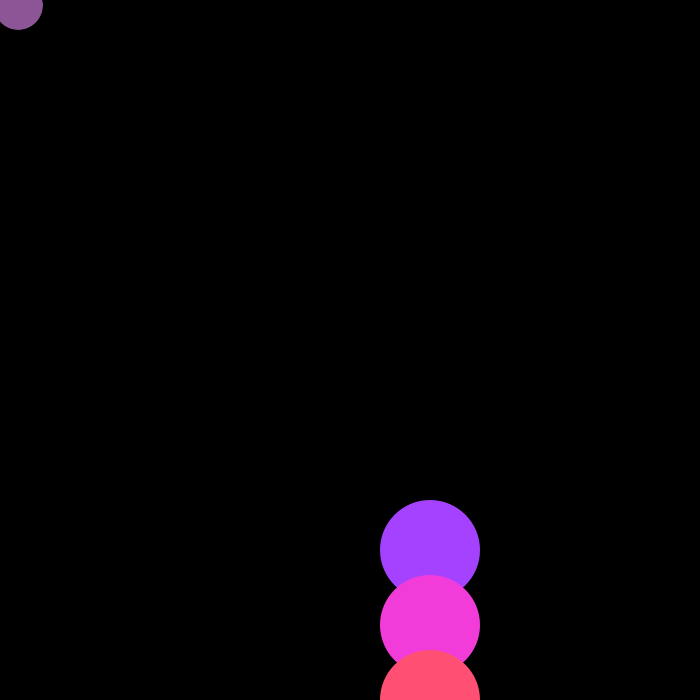
Frame 1 (no input)
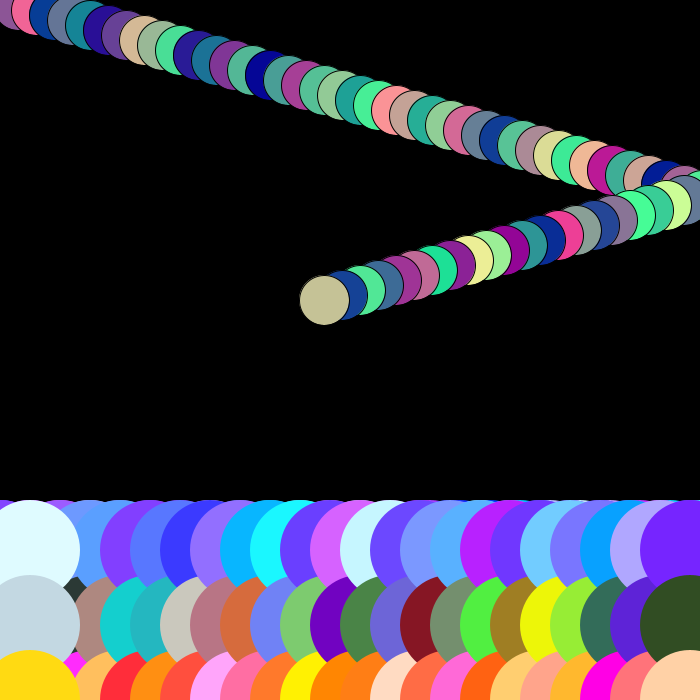
Frame 60 (the mouse pressed at the canvas centre just before this capture)
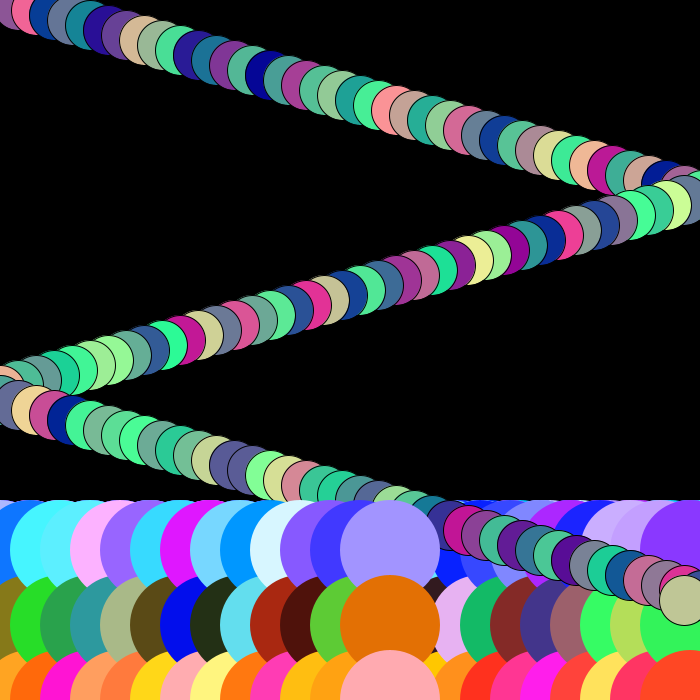
Frame 120 (the mouse held since frame 60 and released just before this capture)

The Processing sketch that drew these frames (run headless with seeded random() and noise(); from frame 60 on, the mouse is pressed at the canvas centre):

// Processing sketch: SS6_FINALsketch_allforONE
// ── SS6_FINALsketch_allforONE.pde
/*
Bryan Pierre Louis
MTEC2280
Combination Final Sketch
*/

// Decalre Assigned Values

float x;
float i = 0;
float j = 0;
float iSpeed = 18;
float jSpeed = 5;
int wheel = 0;
float wheel2 = 0.0;
int carMovement = 0;
void setup()
{
  size(700, 700);
  background(0);
  x = 400;
}

void draw()
{
  
  //Ground
 noStroke();
 x = x+30;
 if(x > width)
 {
  x = 0; 
 }
 // Ground Color//
 fill(random(255), random(255), 255);
 ellipse(x, 550,100, 100);
  fill(random(255), random(255),random( 255));
 ellipse(x, 625, 100, 100);
  fill((255), random(255),random (255));
 ellipse(x, 700, 100, 100);
 // Ground Color//
 
 // Bouncing Ball//
 noFill();
 stroke(1);
 fill(255);
 //Speed of ball
 
 /////ACross the screen
 fill(random(255),random( 255), 150);
 i = i + iSpeed;
 if(i > width || i < 0)
 {
  iSpeed = iSpeed * -1; 
 }
 
 /////Up an Down screen
 
 j = j + jSpeed;
  if(j > height || j < 0)
 {
  jSpeed = jSpeed * -j; 
 }
 
 ellipse(i, j, 50, 50);
 
}

void car()
{
  background(255);
 //Wheel of Car
 fill(wheel);
  ellipse(100,500,100,100);
  //Wheel2 of car
  fill(wheel2);
  ellipse(300, 500, 100, 100);
  
  //Body of car
  fill(100);
  rect(75, 350, 300, 100);
  fill(0);
  rect(125,300, 125, 75);
  
  for (int i = 0; i < 900; i++) {
  float r = random(50);
  stroke(r*5);
  line(50, i, 50+r, i);
}
  
  
}
